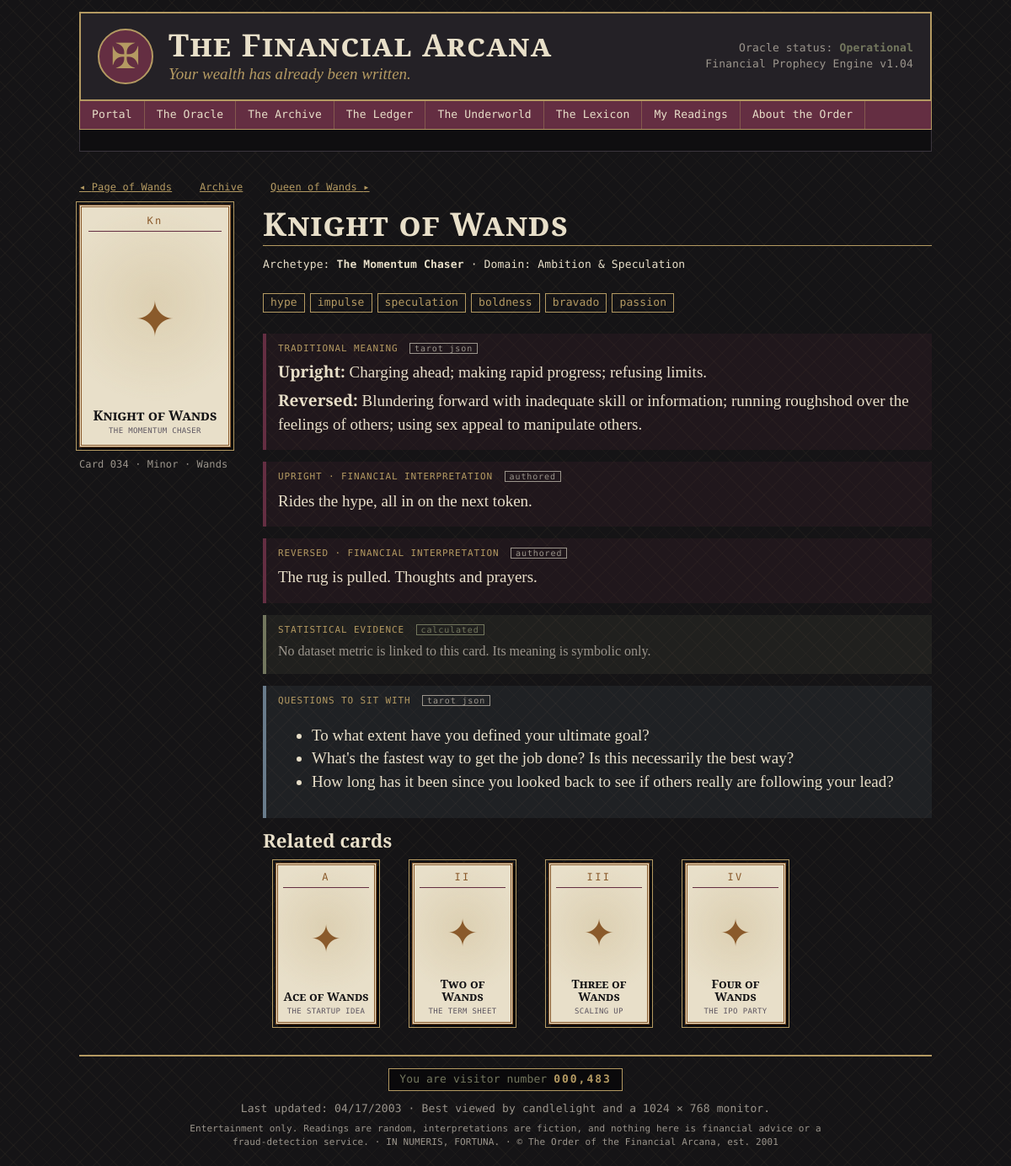
Page /card/34 on the committed database.
### models.py (models this page shows)
class Card(db.Model):
    __tablename__ = "cards"
    card_id = db.Column(db.Integer, primary_key=True)
    name = db.Column(db.String(80), unique=True, nullable=False)
    arcana = db.Column(db.String(10), nullable=False)       # Major / Minor
    suit = db.Column(db.String(12))                          # NULL for Major
    number = db.Column(db.Integer, nullable=False)           # 0-21 major, 1-14 minor
    archetype = db.Column(db.String(120), nullable=False)
    traditional_meaning = db.Column(db.Text)
    upright_meaning = db.Column(db.Text)
    reversed_meaning = db.Column(db.Text)
    keywords = db.Column(db.Text)
    financial_domain = db.Column(db.String(60))
    image_path = db.Column(db.String(200))
    traditional_reversed = db.Column(db.Text)
    questions = db.Column(db.Text)                    # "questions to ask", one per line
    tarot_archetype = db.Column(db.String(120))
    symbolic_family = db.Column(db.String(80))
    symbolic_themes = db.Column(db.String(200))
    interpretations = db.relationship("Interpretation", back_populates="card",
                                      cascade="all, delete-orphan")
    metric_links = db.relationship("CardMetric", back_populates="card",
                                   cascade="all, delete-orphan")
    @property
    def code(self):
        return f"{self.card_id:03d}"
    @property
    def numeral(self):
        if self.arcana == "Major":
            return ROMAN[self.number]
        return RANK_LABELS.get(self.number, ROMAN[self.number])
    @property
    def symbol(self):
        return "☽" if self.arcana == "Major" else SUIT_SYMBOLS.get(self.suit, "✠")
    @property
    def question_list(self):
        return [q.strip() for q in (self.questions or "").split("\n") if q.strip()]
    @property
    def keyword_list(self):
        return [k.strip() for k in (self.keywords or "").split(",") if k.strip()]

### app.py (the view)
@app.route("/card/<int:card_id>")
def card_detail(card_id):
    card = db.session.get(Card, card_id)
    if card is None:
        abort(404)
    links = (CardMetric.query.filter_by(card_id=card_id).all())
    prev_card = Card.query.filter(Card.card_id < card_id).order_by(Card.card_id.desc()).first()
    next_card = Card.query.filter(Card.card_id > card_id).order_by(Card.card_id).first()
    related = (Card.query.filter(Card.financial_domain == card.financial_domain,
                                 Card.card_id != card_id)
               .order_by(Card.card_id).limit(4).all())
    notes = Interpretation.query.filter_by(card_id=card_id).all()
    return render_template("card.html", card=card, links=links, prev_card=prev_card,
                           next_card=next_card, related=related, notes=notes)

### app.py (called while the page is built)
@app.before_request
def ensure_session():
    if "sid" not in session:
        session["sid"] = uuid.uuid4().hex
        session.permanent = True

@app.context_processor
def inject_globals():
    try:
        visitors = 481 + Reading.query.count()
    except Exception:
        visitors = 481
    return dict(visitor_count=f"{visitors:07,}", this_year=date.today().year)

### templates/card.html (shortened to what this page needs)
{% extends "base.html" %}
{% from "_macros.html" import card_face, demo_badge %}
{% block content %}
<p class="mono small">
  {% if prev_card %}<a href="{{ url_for('card_detail', card_id=prev_card.card_id) }}">◂ {{ prev_card.name }}</a>{% endif %}
  <a href="{{ url_for('archive') }}">Archive</a>
  {% if next_card %}<a href="{{ url_for('card_detail', card_id=next_card.card_id) }}">{{ next_card.name }} ▸</a>{% endif %}
</p>
<div class="card-detail">
  <div class="card-detail-art">{{ card_face(card) }}
    <p class="mono dim small">Card {{ card.code }} · {{ card.arcana }}{% if card.suit %} · {{ card.suit }}{% endif %}</p>
  </div>
  <div>
    <h2 class="page-title">{{ card.name }}</h2>
    <p class="mono">Archetype: <b>{{ card.archetype }}</b> · Domain: {{ card.financial_domain }}</p>
    <p>{% for k in card.keyword_list %}<span class="chip mono">{{ k }}</span>{% endfor %}</p>
    <div class="layer symbolic">
      <div class="layer-label mono">Traditional meaning <span class="tag">tarot json</span></div>
      <p><b>Upright:</b> {{ card.traditional_meaning }}</p>
      {% if card.traditional_reversed %}<p><b>Reversed:</b> {{ card.traditional_reversed }}</p>{% endif %}
    </div>
    <div class="layer symbolic">
      <div class="layer-label mono">Upright · financial interpretation <span class="tag">authored</span></div>
      <p>{{ card.upright_meaning }}</p>
    </div>
    <div class="layer symbolic">
      <div class="layer-label mono">Reversed · financial interpretation <span class="tag">authored</span></div>
      <p>{{ card.reversed_meaning }}</p>
    </div>
    <div class="layer evidence">
      <div class="layer-label mono">Statistical evidence <span class="tag calc">calculated</span></div>
      {% for l in links %}
        {% set m = l.metric %}
        <div class="stat">
          <div class="stat-value mono">{{ m.value|fmt_value(m.unit) }} {{ demo_badge(m.is_demo) }}</div>
          <div><a href="{{ url_for('ledger_metric', metric_name=m.metric_name) }}">{{ m.display_name }}</a></div>
          <div class="mono dim small">{{ m.dataset.name }}{% if not m.is_demo and m.sample_size %} · n = {{ '{:,}'.format(m.sample_size) }}{% endif %}</div>
          <div class="dim small">Symbolic mapping ({{ l.relationship_label }}): {{ l.explanation }}</div>
        </div>
      {% else %}
        <p class="dim">No dataset metric is linked to this card. Its meaning is symbolic only.</p>
      {% endfor %}
    </div>
    {% if card.question_list %}
    <div class="layer commentary">
      <div class="layer-label mono">Questions to sit with <span class="tag">tarot json</span></div>
      <ul>{% for q in card.question_list %}<li>{{ q }}</li>{% endfor %}</ul>
    </div>
    {% endif %}
    {% if related %}
    <h3>Related cards</h3>
    <div class="card-grid compact">
      {% for r in related %}
      <a class="grid-card" href="{{ url_for('card_detail', card_id=r.card_id) }}">{{ card_face(r, small=True) }}</a>
      {% endfor %}
    </div>
    {% endif %}
  </div>
</div>
{% endblock %}

### templates/_macros.html (shortened to what this page needs)
{% macro card_face(card, orientation=None, small=False) %}
<div class="tarot {{ 'suit-' ~ (card.suit|lower if card.suit else 'major') }}{{ ' small' if small }}{{ ' is-reversed' if orientation == 'reversed' }}">
  <div class="tarot-top">{{ card.numeral }}</div>
  <div class="tarot-art">
    {% if card.image_path %}<img src="{{ url_for('static', filename=card.image_path) }}" alt="{{ card.name }}">
    {% else %}<span class="glyph">{{ card.symbol }}</span>{% endif %}
  </div>
  <div class="tarot-name">{{ card.name }}</div>
  <div class="tarot-sub">{{ card.archetype }}</div>
</div>
{% endmacro %}

### static/css/style.css (style rules this page uses)
:root { --black: #151416; --charcoal: #242126; --burgundy: #642E42; --gold: #B49A62; --cream: #E8DFC9; --olive: #73775E; --blue: #697C8C; --gray: #9B958C; --serif: "Cormorant Garamond", "EB Garamond", Georgia, serif; --mono: "DM Mono", "Courier New", monospace; }
* { box-sizing: border-box; }
html { background: var(--black); }
body { margin: 0; color: var(--cream); font-family: var(--serif); font-size: 19px; line-height: 1.45; background: repeating-linear-gradient(45deg, rgba(180,154,98,.045) 0 1px, transparent 1px 14px), repeating-linear-gradient(-45deg, rgba(180,154,98,.045) 0 1px, transparent 1px 14px), var(--black); }
a { color: var(--gold); text-decoration: underline; }
h1, h2, h3 { font-weight: 600; line-height: 1.15; }
h3 { margin: .2em 0 .4em; }
.mono { font-family: var(--mono); font-size: 13px; letter-spacing: .01em; }
.dim { color: var(--gray); }
.small { font-size: 14px; }
.mono.small { font-size: 12px; }
.page-title { font-size: 2.4rem; margin: 0 0 .2em; font-variant: small-caps; letter-spacing: .03em; border-bottom: 1px solid var(--gold); padding-bottom: .1em; }
.tarot { width: 150px; aspect-ratio: 5 / 8; padding: 8px 8px 10px; text-align: center; display: flex; flex-direction: column; background: var(--cream); color: var(--black); border: 3px double var(--burgundy); outline: 1px solid var(--gold); outline-offset: 3px; box-shadow: 3px 4px 0 rgba(0,0,0,.55); background-image: radial-gradient(circle at 50% 40%, rgba(180,154,98,.22), transparent 62%); }
.tarot.small { width: 120px; padding: 6px; }
.tarot-top { font-family: var(--mono); font-size: 12px; letter-spacing: .2em; color: var(--burgundy); border-bottom: 1px solid var(--burgundy); padding-bottom: 3px; }
.tarot-art { flex: 1; display: grid; place-items: center; overflow: hidden; }
.tarot .glyph { font-size: 3.6rem; color: var(--burgundy); line-height: 1; }
.tarot.small .glyph { font-size: 2.8rem; }
.tarot-name { font-weight: 700; font-size: 1.02rem; line-height: 1.05; font-variant: small-caps; }
.tarot.small .tarot-name { font-size: .88rem; }
.tarot-sub { font-family: var(--mono); font-size: 9px; color: #5c5560; margin-top: 3px; text-transform: uppercase; letter-spacing: .04em; }
.tarot.suit-wands { border-color: #8a5a2b; }
.tarot.suit-wands .glyph, .tarot.suit-wands .tarot-top { color: #8a5a2b; }
.card-grid { display: grid; grid-template-columns: repeat(auto-fill, minmax(140px, 1fr)); gap: 18px 12px; margin: 14px 0; justify-items: center; }
.card-grid.compact { grid-template-columns: repeat(auto-fill, minmax(130px, 150px)); justify-content: start; }
.grid-card { text-decoration: none; display: flex; flex-direction: column; align-items: center; gap: 6px; text-align: center; }
.tarot { transition: transform .12s; }
.card-detail { display: grid; grid-template-columns: 190px 1fr; gap: 28px; margin-top: 10px; }
.card-detail-art .tarot { width: 180px; }
.chip { display: inline-block; border: 1px solid var(--gold); color: var(--gold); padding: 1px 8px; margin: 0 6px 6px 0; }
.layer { margin: 14px 0; padding: 10px 14px; border-left: 4px solid var(--burgundy); background: rgba(100,46,66,.14); }
.layer.evidence { border-left-color: var(--olive); background: rgba(115,119,94,.12); font-family: var(--mono); font-size: 13px; }
.layer.evidence p, .layer.evidence .dim { font-family: var(--serif); font-size: 16px; }
.layer.commentary { border-left-color: var(--blue); background: rgba(105,124,140,.12); }
.layer p { margin: .35em 0; }
.layer-label { color: var(--gold); text-transform: uppercase; letter-spacing: .08em; font-size: 11px !important; margin-bottom: 4px; }
.tag { border: 1px solid currentColor; padding: 0 5px; margin-left: 6px; font-size: 10px; color: var(--gray); text-transform: lowercase; }
.tag.calc { color: var(--olive); }

### rows in the picture
Card: name "Page of Wands"
Card: name "Queen of Wands"
Card: numeral "Kn", symbol "✦", name "Knight of Wands", archetype "THE MOMENTUM CHASER", code "034", arcana "Minor", suit "Wands", archetype "The Momentum Chaser", financial_domain "Ambition & Speculation", traditional_meaning "Charging ahead; making rapid progress; refusing limits.", traditional_reversed "Blundering forward with inadequate skill or information; running roughshod over the feelings of others; using sex appeal to manipulate others.", upright_meaning "Rides the hype, all in on the next token.", reversed_meaning "The rug is pulled. Thoughts and prayers."
Card: numeral "A", symbol "✦", name "Ace of Wands", archetype "THE STARTUP IDEA"
Card: numeral "II", symbol "✦", name "Two of Wands", archetype "THE TERM SHEET"
Card: numeral "III", symbol "✦", name "Three of Wands", archetype "SCALING UP"
Card: numeral "IV", symbol "✦", name "Four of Wands", archetype "THE IPO PARTY"

### other values in the picture
{{ k }} "hype" "impulse" "speculation" "boldness" "bravado" "passion"
{{ q }} "To what extent have you defined your ultimate goal?" "What's the fastest way to get the job done? Is this necessarily the best way?" "How long has it been since you looked back to see if others really are following your lead?"
{{ visitor_count }} "000,483"
